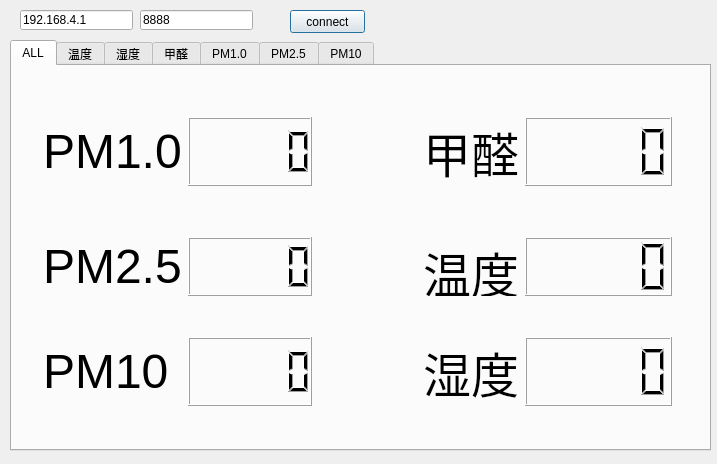
<?xml version="1.0" encoding="UTF-8"?>
<ui version="4.0">
 <class>Dialog</class>
 <widget class="QDialog" name="Dialog">
  <property name="geometry">
   <rect>
    <x>0</x>
    <y>0</y>
    <width>717</width>
    <height>464</height>
   </rect>
  </property>
  <property name="windowTitle">
   <string>PMS5003ST</string>
  </property>
  <widget class="QLineEdit" name="host_ip">
   <property name="geometry">
    <rect>
     <x>20</x>
     <y>10</y>
     <width>113</width>
     <height>20</height>
    </rect>
   </property>
   <property name="text">
    <string>192.168.4.1</string>
   </property>
   <property name="placeholderText">
    <string>192.168.1.1</string>
   </property>
  </widget>
  <widget class="QLineEdit" name="host_port">
   <property name="geometry">
    <rect>
     <x>140</x>
     <y>10</y>
     <width>113</width>
     <height>20</height>
    </rect>
   </property>
   <property name="text">
    <string>8888</string>
   </property>
   <property name="placeholderText">
    <string>1234</string>
   </property>
  </widget>
  <widget class="QPushButton" name="tcp_connect">
   <property name="geometry">
    <rect>
     <x>290</x>
     <y>10</y>
     <width>75</width>
     <height>23</height>
    </rect>
   </property>
   <property name="text">
    <string>connect</string>
   </property>
  </widget>
  <widget class="QTabWidget" name="tabWidget">
   <property name="geometry">
    <rect>
     <x>10</x>
     <y>40</y>
     <width>701</width>
     <height>411</height>
    </rect>
   </property>
   <property name="currentIndex">
    <number>0</number>
   </property>
   <widget class="QWidget" name="tab">
    <attribute name="title">
     <string>ALL</string>
    </attribute>
    <widget class="QWidget" name="layoutWidget_4">
     <property name="geometry">
      <rect>
       <x>20</x>
       <y>260</y>
       <width>291</width>
       <height>91</height>
      </rect>
     </property>
     <layout class="QHBoxLayout" name="horizontalLayout_6" stretch="1,5">
      <item>
       <widget class="QLabel" name="label_6">
        <property name="text">
         <string>&lt;html&gt;&lt;head/&gt;&lt;body&gt;&lt;p&gt;&lt;span style=&quot; font-size:36pt;&quot;&gt;PM10 &lt;/span&gt;&lt;/p&gt;&lt;/body&gt;&lt;/html&gt;</string>
        </property>
       </widget>
      </item>
      <item>
       <widget class="QLCDNumber" name="PM10"/>
      </item>
     </layout>
    </widget>
    <widget class="QWidget" name="layoutWidget_2">
     <property name="geometry">
      <rect>
       <x>400</x>
       <y>260</y>
       <width>271</width>
       <height>91</height>
      </rect>
     </property>
     <layout class="QHBoxLayout" name="horizontalLayout" stretch="1,6">
      <item>
       <widget class="QLabel" name="label_3">
        <property name="text">
         <string>&lt;html&gt;&lt;head/&gt;&lt;body&gt;&lt;p&gt;&lt;span style=&quot; font-size:36pt;&quot;&gt;湿度&lt;/span&gt;&lt;/p&gt;&lt;/body&gt;&lt;/html&gt;</string>
        </property>
       </widget>
      </item>
      <item>
       <widget class="QLCDNumber" name="hum"/>
      </item>
     </layout>
    </widget>
    <widget class="QWidget" name="layoutWidget">
     <property name="geometry">
      <rect>
       <x>400</x>
       <y>160</y>
       <width>271</width>
       <height>81</height>
      </rect>
     </property>
     <layout class="QHBoxLayout" name="horizontalLayout_2" stretch="1,6">
      <item>
       <widget class="QLabel" name="label_2">
        <property name="text">
         <string>&lt;html&gt;&lt;head/&gt;&lt;body&gt;&lt;p&gt;&lt;span style=&quot; font-size:36pt;&quot;&gt;温度&lt;/span&gt;&lt;/p&gt;&lt;/body&gt;&lt;/html&gt;</string>
        </property>
       </widget>
      </item>
      <item>
       <widget class="QLCDNumber" name="temp"/>
      </item>
     </layout>
    </widget>
    <widget class="QWidget" name="layoutWidget_6">
     <property name="geometry">
      <rect>
       <x>20</x>
       <y>40</y>
       <width>291</width>
       <height>91</height>
      </rect>
     </property>
     <layout class="QHBoxLayout" name="horizontalLayout_4" stretch="1,7">
      <item>
       <widget class="QLabel" name="label_4">
        <property name="text">
         <string>&lt;html&gt;&lt;head/&gt;&lt;body&gt;&lt;p&gt;&lt;span style=&quot; font-size:36pt;&quot;&gt;PM1.0&lt;/span&gt;&lt;/p&gt;&lt;/body&gt;&lt;/html&gt;</string>
        </property>
       </widget>
      </item>
      <item>
       <widget class="QLCDNumber" name="PM1"/>
      </item>
     </layout>
    </widget>
    <widget class="QWidget" name="layoutWidget_3">
     <property name="geometry">
      <rect>
       <x>400</x>
       <y>40</y>
       <width>271</width>
       <height>91</height>
      </rect>
     </property>
     <layout class="QHBoxLayout" name="horizontalLayout_3" stretch="1,6">
      <item>
       <widget class="QLabel" name="label">
        <property name="text">
         <string>&lt;html&gt;&lt;head/&gt;&lt;body&gt;&lt;p&gt;&lt;span style=&quot; font-size:36pt;&quot;&gt;甲醛&lt;/span&gt;&lt;/p&gt;&lt;/body&gt;&lt;/html&gt;</string>
        </property>
       </widget>
      </item>
      <item>
       <widget class="QLCDNumber" name="hcho"/>
      </item>
     </layout>
    </widget>
    <widget class="QWidget" name="layoutWidget_5">
     <property name="geometry">
      <rect>
       <x>20</x>
       <y>160</y>
       <width>291</width>
       <height>81</height>
      </rect>
     </property>
     <layout class="QHBoxLayout" name="horizontalLayout_5" stretch="1,7">
      <item>
       <widget class="QLabel" name="label_5">
        <property name="text">
         <string>&lt;html&gt;&lt;head/&gt;&lt;body&gt;&lt;p&gt;&lt;span style=&quot; font-size:36pt;&quot;&gt;PM2.5&lt;/span&gt;&lt;/p&gt;&lt;/body&gt;&lt;/html&gt;</string>
        </property>
       </widget>
      </item>
      <item>
       <widget class="QLCDNumber" name="PM25"/>
      </item>
     </layout>
    </widget>
   </widget>
   <widget class="QWidget" name="tab_2">
    <attribute name="title">
     <string>温度</string>
    </attribute>
    <widget class="QWidget" name="horizontalLayoutWidget">
     <property name="geometry">
      <rect>
       <x>0</x>
       <y>0</y>
       <width>701</width>
       <height>391</height>
      </rect>
     </property>
     <layout class="QHBoxLayout" name="temp_layout"/>
    </widget>
   </widget>
   <widget class="QWidget" name="tab_3">
    <attribute name="title">
     <string>湿度</string>
    </attribute>
    <widget class="QWidget" name="horizontalLayoutWidget_6">
     <property name="geometry">
      <rect>
       <x>0</x>
       <y>0</y>
       <width>701</width>
       <height>391</height>
      </rect>
     </property>
     <layout class="QHBoxLayout" name="hum_layout"/>
    </widget>
   </widget>
   <widget class="QWidget" name="tab_4">
    <attribute name="title">
     <string>甲醛</string>
    </attribute>
    <widget class="QWidget" name="horizontalLayoutWidget_5">
     <property name="geometry">
      <rect>
       <x>0</x>
       <y>0</y>
       <width>701</width>
       <height>391</height>
      </rect>
     </property>
     <layout class="QHBoxLayout" name="hcho_layout"/>
    </widget>
   </widget>
   <widget class="QWidget" name="tab_6">
    <attribute name="title">
     <string>PM1.0</string>
    </attribute>
    <widget class="QWidget" name="horizontalLayoutWidget_4">
     <property name="geometry">
      <rect>
       <x>0</x>
       <y>0</y>
       <width>701</width>
       <height>391</height>
      </rect>
     </property>
     <layout class="QHBoxLayout" name="pm1_layout"/>
    </widget>
   </widget>
   <widget class="QWidget" name="tab_7">
    <attribute name="title">
     <string>PM2.5</string>
    </attribute>
    <widget class="QWidget" name="horizontalLayoutWidget_3">
     <property name="geometry">
      <rect>
       <x>0</x>
       <y>0</y>
       <width>701</width>
       <height>391</height>
      </rect>
     </property>
     <layout class="QHBoxLayout" name="pm25_layout"/>
    </widget>
   </widget>
   <widget class="QWidget" name="tab_5">
    <attribute name="title">
     <string>PM10</string>
    </attribute>
    <widget class="QWidget" name="horizontalLayoutWidget_2">
     <property name="geometry">
      <rect>
       <x>0</x>
       <y>0</y>
       <width>701</width>
       <height>391</height>
      </rect>
     </property>
     <layout class="QHBoxLayout" name="pm10_layout"/>
    </widget>
   </widget>
  </widget>
 </widget>
 <layoutdefault spacing="6" margin="11"/>
 <resources/>
 <connections/>
</ui>
